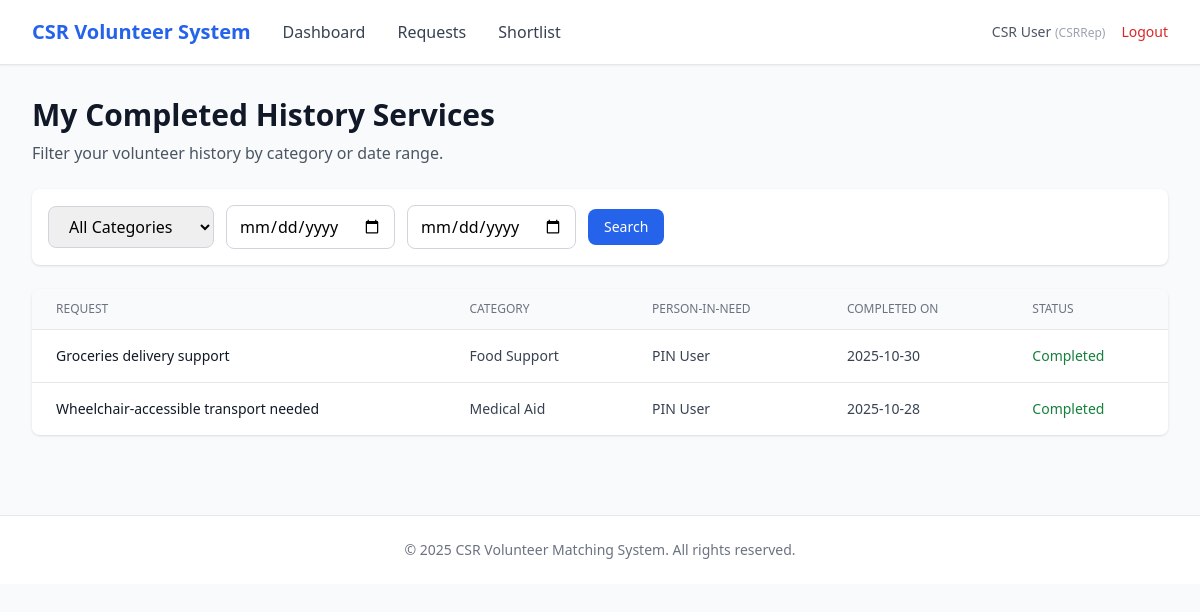
Screenshot of /csr/matches (signed in) with the database file from the repository.
### app/entity/user_account.py (models this page shows, shortened)
class UserAccount(UserMixin, db.Model):
    __tablename__ = "user_accounts"
    userID = db.Column(db.Integer, primary_key=True, autoincrement=True)  # explicit auto increment
    name = db.Column(db.String(100), nullable=False)
    email = db.Column(db.String(120), nullable=False, unique=True, index=True)
    _password = db.Column("password", db.String(255), nullable=False)
    age = db.Column(db.Integer)
    phoneNumber = db.Column(db.String(20))
    isActive = db.Column(db.Boolean, default=True)
    profileID = db.Column(db.Integer, db.ForeignKey("user_profiles.profileID"), nullable=False)
    profile = db.relationship("UserProfile", back_populates="users", lazy=True)
    @property
    def password(self):
        raise AttributeError("Password is write-only.")
    @password.setter
    def password(self, raw):
        self._password = generate_password_hash(raw)

### app/entity/user_profile.py (models this page shows)
class UserProfile(db.Model):
    __tablename__ = "user_profiles"
    profileID   = db.Column(db.Integer, primary_key=True, autoincrement=True)  # explicit auto increment
    profileName = db.Column(db.String(50), nullable=False, unique=True)
    description = db.Column(db.String(255))
    isActive    = db.Column(db.Boolean, default=True)
    users = db.relationship("UserAccount", back_populates="profile", lazy=True)

### app/entity/match_record.py (models this page shows)
class MatchRecord(db.Model):
    __tablename__ = "match_records"
    matchRecordID = db.Column(db.Integer, primary_key=True)
    requestID = db.Column(db.Integer, db.ForeignKey("requests.requestID", ondelete="CASCADE"), nullable=False)
    csrRepID = db.Column(db.Integer, db.ForeignKey("user_accounts.userID"), nullable=False)
    pinID = db.Column(db.Integer, db.ForeignKey("user_accounts.userID"), nullable=False)
    categoryID = db.Column(db.Integer, db.ForeignKey("categories.categoryID"), nullable=False)
    status = db.Column(db.String(30), default="completed")
    matchedAt   = db.Column(db.DateTime, default=db.func.now(), nullable=False)
    completedAt = db.Column(db.DateTime)
    request = db.relationship("Request", back_populates="match_records", lazy=True)
    csr_representative = db.relationship(
        "UserAccount",
        foreign_keys=[csrRepID],
        backref=db.backref("match_records_as_csr", lazy=True),
        lazy=True
    )
    person_in_need = db.relationship(
        "UserAccount",
        foreign_keys=[pinID],
        backref=db.backref("match_records_as_pin", lazy=True),
        lazy=True
    )
    category = db.relationship("Category", lazy=True)

### app/entity/request.py (models this page shows)
class Request(db.Model):
    __tablename__ = "requests"
    requestID = db.Column(db.Integer, primary_key=True)
    pinID = db.Column(db.Integer, db.ForeignKey("user_accounts.userID"), nullable=False)
    csrRepID = db.Column(db.Integer, db.ForeignKey("user_accounts.userID"))
    categoryID = db.Column(db.Integer, db.ForeignKey("categories.categoryID"), nullable=False)
    title = db.Column(db.String(150), nullable=False)
    description = db.Column(db.Text)
    status = db.Column(db.String(30), default="open")
    viewCount = db.Column(db.Integer, default=0)
    shortlistCount = db.Column(db.Integer, default=0)
    createdAt = db.Column(db.DateTime, default=db.func.now(), nullable=False)
    closedAt  = db.Column(db.DateTime)
    category = db.relationship("Category", back_populates="requests", lazy=True)
    person_in_need = db.relationship(
        "UserAccount",
        foreign_keys=[pinID],
        backref=db.backref("requests_made", lazy=True),
        lazy=True
    )
    csr_representative = db.relationship(
        "UserAccount",
        foreign_keys=[csrRepID],
        backref=db.backref("requests_supported", lazy=True),
        lazy=True
    )
    shortlists = db.relationship(
        "Shortlist",
        back_populates="request",
        cascade="all, delete-orphan",
        passive_deletes=True
    )
    match_records = db.relationship(
        "MatchRecord",
        back_populates="request",
        cascade="all, delete-orphan",
        passive_deletes=True
    )

### app/entity/category.py (models this page shows)
class Category(db.Model):
    __tablename__ = "categories"
    categoryID   = db.Column(db.Integer, primary_key=True)
    categoryName = db.Column(db.String(100), nullable=False, unique=True)
    description  = db.Column(db.String(255))
    isActive     = db.Column(db.Boolean, default=True)
    requests = db.relationship("Request", back_populates="category", lazy=True)

### app/boundary/routes.py (the view)
@boundary_bp.route("/csr/matches")
@login_required
def csr_matches():
    from app.control.csr_searchHistory_controller import CsrSearchHistoryController
    from app.entity.category import Category
    page = request.args.get("page", 1, type=int)
    per_page = 10
    category_filter = request.args.get("category", type=int)
    start_date = request.args.get("start_date", "").strip()
    end_date = request.args.get("end_date", "").strip()
    categories = Category.query.filter_by(isActive=True).all()
    results = CsrSearchHistoryController().searchHistory(
        current_user.userID,
        category_filter,
        start_date,
        end_date
    )
    total = len(results)
    start = (page - 1) * per_page
    end = start + per_page
    paginated = results[start:end]
    class SimplePagination:
        def __init__(self, page, per_page, total):
            self.page = page
            self.per_page = per_page
            self.total = total
            self.pages = (total + per_page - 1) // per_page
            self.has_prev = page > 1
            self.has_next = page < self.pages
            self.prev_num = page - 1
            self.next_num = page + 1
    pagination = SimplePagination(page, per_page, total)
    return render_template(
        "csr/matches.html",
        matches=paginated,
        categories=categories,
        selected_category=category_filter,
        start_date=start_date,
        end_date=end_date,
        pagination=pagination
    )

### app/control/csr_searchHistory_controller.py (called while the page is built)
    def searchHistory(self, userID: int, category_id: int = None, start_date: str = None, end_date: str = None):
        q = MatchRecord.query.filter(
            MatchRecord.csrRepID == userID,
            MatchRecord.status == "completed"
        )
        if category_id:
            q = q.filter(MatchRecord.categoryID == category_id)
        if start_date:
            q = q.filter(func.date(MatchRecord.completedAt) >= start_date)
        if end_date:
            q = q.filter(func.date(MatchRecord.completedAt) <= end_date)
        return q.order_by(MatchRecord.completedAt.desc()).all()

### app/entity/user_account.py (called while the page is built)
@login_manager.user_loader
def load_user(user_id):
    return UserAccount.query.get(int(user_id))

### app/templates/csr/matches.html (shortened to what this page needs)
{% extends "base.html" %}
{% block nav_links %}
<a href="{{ url_for('boundary.csr_dashboard') }}" class="text-gray-700 hover:text-primary">Dashboard</a>
<a href="{{ url_for('boundary.csr_requests') }}" class="text-gray-700 hover:text-primary">Requests</a>
<a href="{{ url_for('boundary.csr_shortlist') }}" class="text-gray-700 hover:text-primary">Shortlist</a>
{% endblock %}
{% block content %}
<div class="mb-6">
    <h1 class="text-3xl font-bold text-gray-900">My Completed History Services</h1>
    <p class="text-gray-600 mt-2">Filter your volunteer history by category or date range.</p>
</div>
<div class="bg-white rounded-lg shadow mb-6 p-4">
    <form method="GET" action="{{ url_for('boundary.csr_matches') }}" class="flex flex-wrap gap-3 items-center">
        <select name="category"
                class="px-4 py-2 border border-gray-300 rounded-lg focus:ring-2 focus:ring-primary focus:border-transparent">
            <option value="">All Categories</option>
        </select>
        <input type="date"
               name="start_date"
               value="{{ start_date }}"
               class="px-3 py-2 border border-gray-300 rounded-lg focus:ring-2 focus:ring-primary focus:border-transparent">
        <input type="date"
               name="end_date"
               value="{{ end_date }}"
               class="px-3 py-2 border border-gray-300 rounded-lg focus:ring-2 focus:ring-primary focus:border-transparent">
        <button type="submit"
                class="px-4 py-2 bg-primary text-white rounded-lg hover:bg-blue-700 transition text-sm">
            Search
        </button>
    </form>
</div>
<div class="bg-white rounded-lg shadow overflow-hidden">
    <table class="min-w-full divide-y divide-gray-200">
        <thead class="bg-gray-50">
            <tr>
                <th class="px-6 py-3 text-left text-xs font-medium text-gray-500 uppercase">Request</th>
                <th class="px-6 py-3 text-left text-xs font-medium text-gray-500 uppercase">Category</th>
                <th class="px-6 py-3 text-left text-xs font-medium text-gray-500 uppercase">Person-in-Need</th>
                <th class="px-6 py-3 text-left text-xs font-medium text-gray-500 uppercase">Completed On</th>
                <th class="px-6 py-3 text-left text-xs font-medium text-gray-500 uppercase">Status</th>
            </tr>
        </thead>
        <tbody class="bg-white divide-y divide-gray-200">
            {% for match in matches %}
            <tr>
                <td class="px-6 py-4 text-sm font-medium text-gray-900">{{ match.request.title }}</td>
                <td class="px-6 py-4 text-sm text-gray-700">{{ match.category.categoryName }}</td>
                <td class="px-6 py-4 text-sm text-gray-700">{{ match.person_in_need.name }}</td>
                <td class="px-6 py-4 text-sm text-gray-700">
                    {{ match.completedAt.strftime('%Y-%m-%d') if match.completedAt else 'N/A' }}
                </td>
                <td class="px-6 py-4 text-sm text-green-700 font-medium">{{ match.status|capitalize }}</td>
            </tr>
            {% else %}
            <tr>
                <td colspan="5" class="px-6 py-12 text-center text-gray-500">
                    No completed matches found for selected filters.
                </td>
            </tr>
            {% endfor %}
        </tbody>
    </table>
</div>
{% endblock %}

### app/templates/base.html (shortened to what this page needs)
<!DOCTYPE html>
<html lang="en">
<head>
    <script src="https://cdn.tailwindcss.com"></script>
</head>
<body class="bg-gray-50 min-h-screen">
    {% if current_user.is_authenticated %}
    <nav class="bg-white shadow-sm border-b border-gray-200">
        <div class="max-w-7xl mx-auto px-4 sm:px-6 lg:px-8">
            <div class="flex justify-between items-center h-16">
                <div class="flex items-center gap-8">
                    <a href="{{ url_for('boundary.login') }}" class="text-xl font-bold text-primary">
                        CSR Volunteer System
                    </a>
                    {% block nav_links %}{% endblock %}
                </div>
                <div class="flex items-center gap-4">
                    <span class="text-sm text-gray-600">
                        {{ current_user.name }}
                        <span class="text-xs text-gray-400">({{ current_user.profile.profileName }})</span>
                    </span>
                    <a href="{{ url_for('boundary.logout') }}" class="text-sm text-red-600 hover:text-red-700">
                        Logout
                    </a>
                </div>
            </div>
        </div>
    </nav>
    {% endif %}
    <main class="max-w-7xl mx-auto px-4 sm:px-6 lg:px-8 py-8">
        {% block content %}{% endblock %}
    </main>
    <footer class="bg-white border-t border-gray-200 mt-12">
        <div class="max-w-7xl mx-auto px-4 sm:px-6 lg:px-8 py-6">
            <p class="text-center text-sm text-gray-500">
                &copy; 2025 CSR Volunteer Matching System. All rights reserved.
            </p>
        </div>
    </footer>
</body>
</html>

### rows the page displays
UserAccount: name "CSR User"
UserProfile: profile.profileName "CSRRep"
MatchRecord: request "Groceries delivery support", category.categoryName "Food Support", person_in_need.name "PIN User", completedAt "2025-10-30", status "Completed"
MatchRecord: request "Wheelchair-accessible transport needed", category.categoryName "Medical Aid", person_in_need.name "PIN User", completedAt "2025-10-28", status "Completed"
